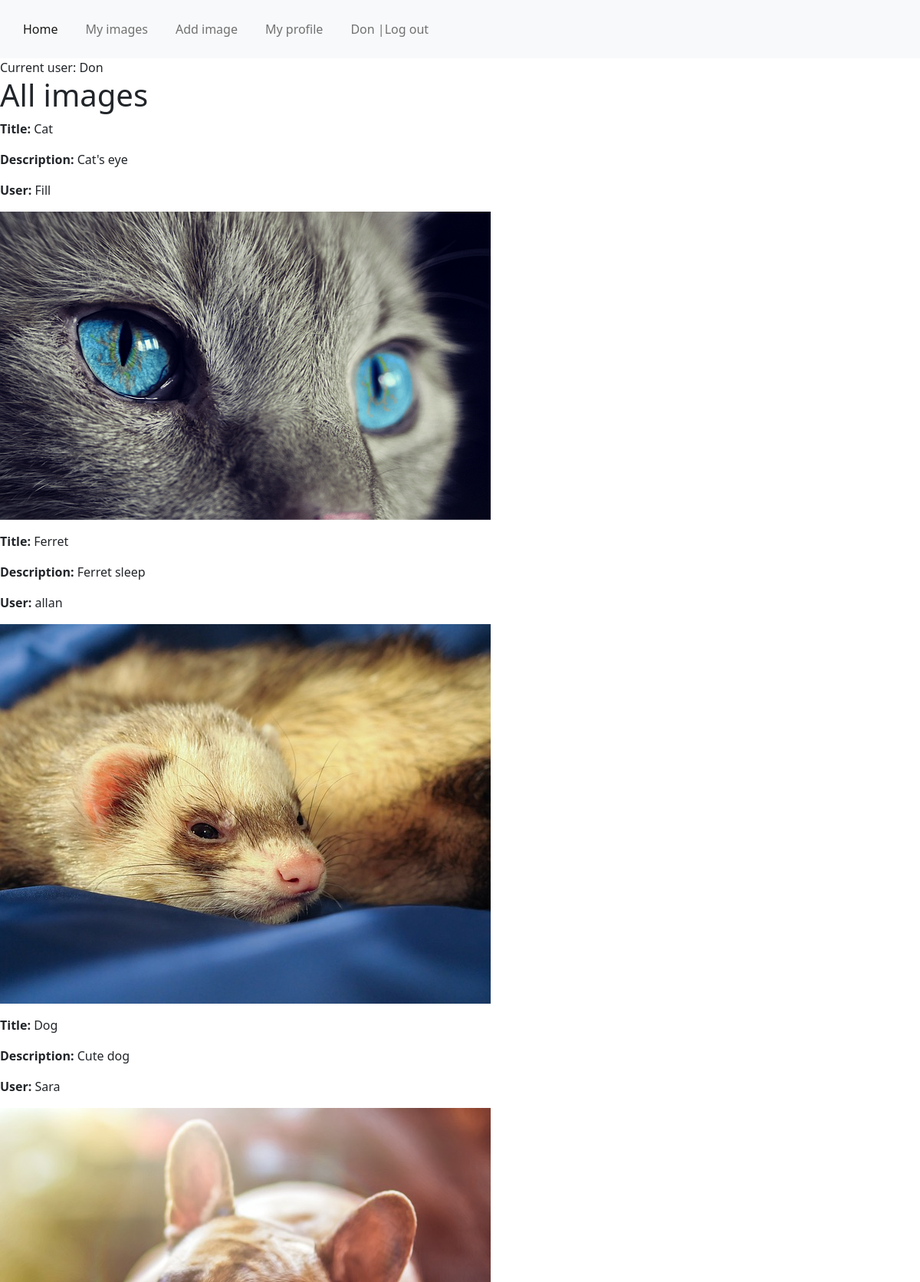
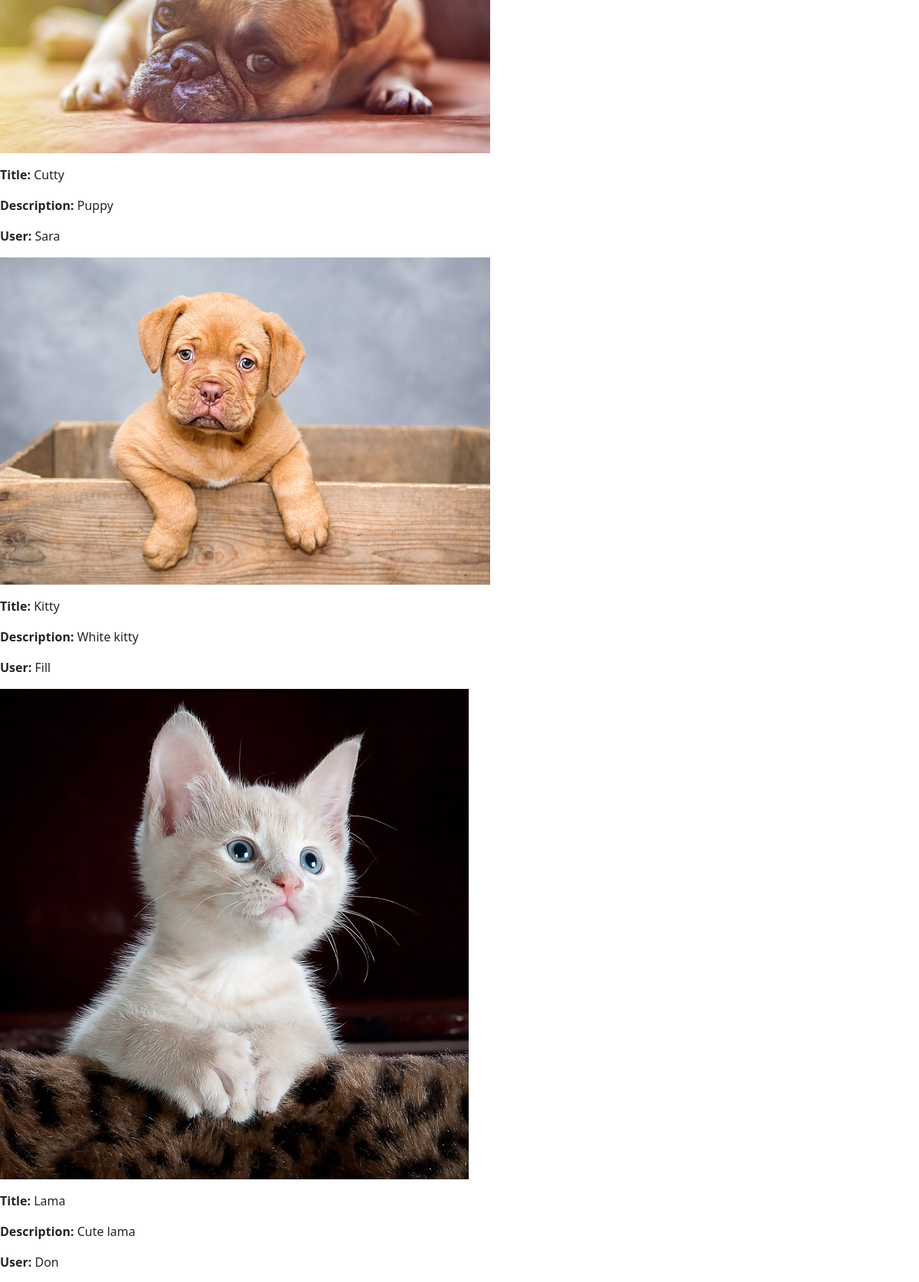
Screenshot of / (signed in, upper part) with the database file from the repository (2 pictures, top to bottom).
### image_share/models.py (models this page shows, shortened)
class NewImage(models.Model):
    image = models.ImageField(upload_to='images')
    title = models.CharField(max_length=100)
    description = models.TextField()
    user = models.ForeignKey(User, on_delete=models.CASCADE)

### image_share/views.py (the view)
# urls.py: path('', all_images, name ='all-images'),
def all_images(request):
    all_img = NewImage.objects.all()
    context = {'img_list': all_img}
    return render(request, 'image_share/index.html', context)

### image_share/templates/image_share/index.html
{%extends 'base.html'%}
{%block title%}
All images
{%endblock%}
{%block content%}
{%for image in img_list%}
<p> <strong> Title: </strong>{{image.title}}</p>
<p> <strong> Description: </strong>{{image.description}}</p>
<p> <strong> User: </strong>{{image.user}}</p>
<p><img src="{{ image.image.url }}" alt="{{ image.title }}"></p>
{% empty %}
  <p>No images found.</p>
{%endfor%}
{%endblock%}

### image_share/templates/base.html (shortened to what this page needs)
{% load static %}
<!DOCTYPE html>
<html lang="en">
<head>
    <link rel="stylesheet" href="{% static 'style.css' %}">
    <link rel="stylesheet" href="https://cdn.jsdelivr.net/npm/bootstrap@5.2.3/dist/css/bootstrap.min.css">
</head>
<body>
    {% include 'navbar.html' %}
    Current user: {{user}}
  <h1>{%block title%} {{title}} {%endblock title%}</h1>
    {%block content%}
    {%endblock%}
</body>
</html>

### image_share/templates/navbar.html (shortened to what this page needs)
<nav class="navbar navbar-expand-lg navbar-light bg-light">
    <div class="container-fluid">
      <div class="collapse navbar-collapse" id="navbarNav">
        <ul class="navbar-nav">
          <li class="nav-item">
            <a class="nav-link active" aria-current="page" href="{% url 'all-images' %}">Home</a>
          </li>
          {%if request.user.is_authenticated%}
          <li class="nav-item">
            <a class="nav-link" href="{% url 'my-images' %}">My images</a>
          </li>
          <li class="nav-item">
            <a class="nav-link" href="{% url 'upload-image' %}">Add image</a>
          </li>
          <li class="nav-item">
            <a class="nav-link" href="{% url 'profile' %}"> My profile</a>
          </li>
          <li class="nav-item">
            <a class="nav-link" href="{% url 'logout' %}"> {{user.username}} |Log out</a>
          </li>
          {%endif%}
        </ul>
      </div>
    </div>
  </nav>

### image_share/static/style.css (style rules this page uses)
body { background-color: bisque; }
li { display: inline; padding: 10px; }

### rows the page displays
NewImage: title "Cat", description "Cat's eye", user "Fill", image (picture)
NewImage: title "Ferret", description "Ferret sleep", user "allan", image (picture)
NewImage: title "Dog", description "Cute dog", user "Sara", image (picture)
NewImage: title "Cutty", description "Puppy", user "Sara", image (picture)
NewImage: title "Kitty", description "White kitty", user "Fill", image (picture)
NewImage: title "Lama", description "Cute lama", user "Don"

### other values shown
{{ user.username }} "Don"
{{ user }} "Don"
